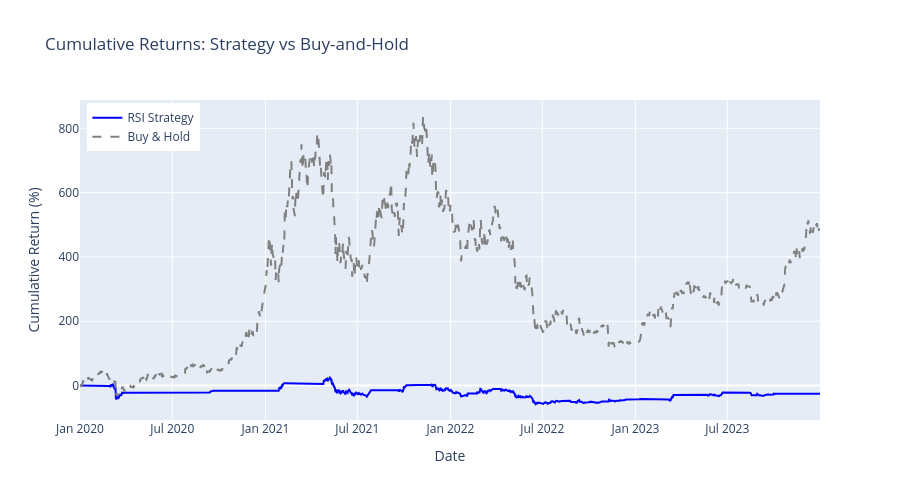

Here is the notebook cell this chart was saved with:
### Markdown cell above
Buy-and-hold dominates on return and Sharpe by a wide margin. The strategy's
only edge is a less severe maximum drawdown (about ten percentage points
shallower) — its exposure management cuts into the worst losses but cannot
compensate for missing the major rallies. This comparison is the minimum
bar any active strategy must clear.

### Code cell
# Plot cumulative returns comparison
fig = go.Figure()

strategy_cum = portfolio.cumulative_returns() * 100
bh_cum = bh_portfolio.cumulative_returns() * 100

fig.add_trace(
    go.Scatter(x=strategy_cum.index, y=strategy_cum, name="RSI Strategy", line=dict(color="blue"))
)

fig.add_trace(
    go.Scatter(x=bh_cum.index, y=bh_cum, name="Buy & Hold", line=dict(color="gray", dash="dash"))
)

fig.update_layout(
    title="Cumulative Returns: Strategy vs Buy-and-Hold",
    xaxis_title="Date",
    yaxis_title="Cumulative Return (%)",
    height=500,
    legend=dict(yanchor="top", y=0.99, xanchor="left", x=0.01),
)
fig.show()

### Figure 1 — Plotly figure (JSON) as saved in the notebook; plotly's stock layout.template omitted (floating-point values rounded to 4 significant figures; data arrays with more than 128 entries replaced by an {"elided": "..."} marker saying what was removed)
{"data": [{"line": {"color": "blue"}, "name": "RSI Strategy", "type": "scatter", "x": {"elided": "1461 str values"}, "y": {"elided": "1461 float values"}}, {"line": {"color": "gray", "dash": "dash"}, "name": "Buy & Hold", "type": "scatter", "x": {"elided": "1461 str values"}, "y": {"elided": "1461 float values"}}], "layout": {"height": 500, "legend": {"x": 0.01, "xanchor": "left", "y": 0.99, "yanchor": "top"}, "title": {"text": "Cumulative Returns: Strategy vs Buy-and-Hold"}, "xaxis": {"title": {"text": "Date"}}, "yaxis": {"title": {"text": "Cumulative Return (%)"}}}}
